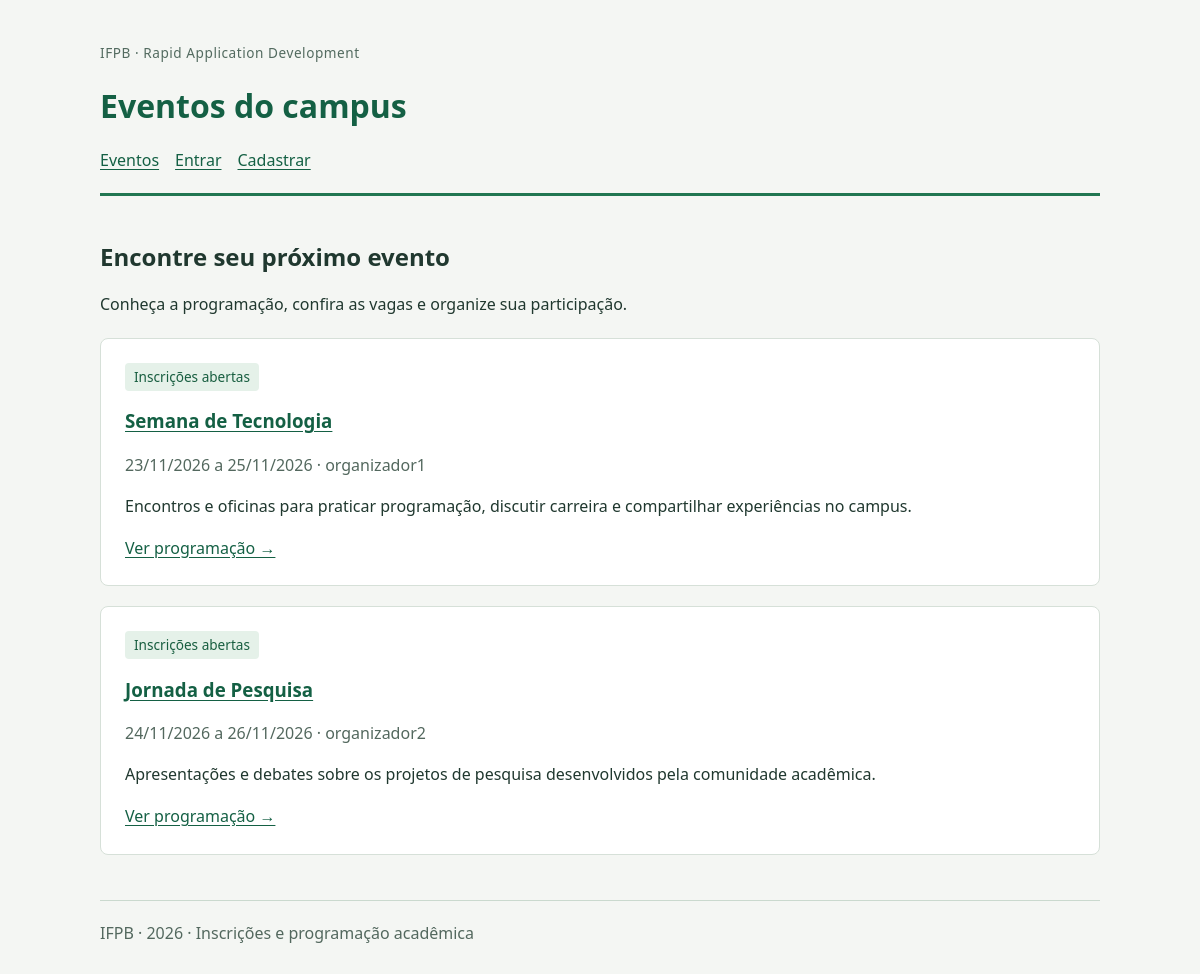
The page / on the database its author committed.
### programacao/models.py (models this page shows, shortened)
class Evento(models.Model):
    nome = models.CharField('nome', max_length=150)
    descricao = models.TextField('descrição')
    data_inicio = models.DateField('data de início')
    data_fim = models.DateField('data de fim')
    inscricoes_abertas = models.BooleanField('inscrições abertas', default=True)
    organizador = models.ForeignKey(settings.AUTH_USER_MODEL, on_delete=models.PROTECT, related_name='eventos_organizados')
    class Meta:
        ordering = ['data_inicio', 'nome']
        constraints = [models.CheckConstraint(condition=models.Q(data_fim__gte=models.F('data_inicio')), name='evento_periodo_valido')]

### programacao/views.py (the view)
# urls.py: path('', views.lista, name='lista'),
def lista(request):
    return render(request, 'programacao/lista.html', {'eventos': Evento.objects.select_related('organizador')})

### programacao/templates/programacao/lista.html
{% extends 'base.html' %}
{% block conteudo %}
<h2>{% if meus_eventos %}Meus eventos{% else %}Encontre seu próximo evento{% endif %}</h2>
<p>Conheça a programação, confira as vagas e organize sua participação.</p>
{% for evento in eventos %}
<article class="card">
  <span class="etiqueta">{% if evento.inscricoes_abertas %}Inscrições abertas{% else %}Inscrições fechadas{% endif %}</span>
  <h3><a href="{% url 'programacao:detalhe' evento.pk %}">{{ evento.nome }}</a></h3>
  <p class="meta">{{ evento.data_inicio|date:'d/m/Y' }} a {{ evento.data_fim|date:'d/m/Y' }} · {{ evento.organizador.username }}</p>
  <p>{{ evento.descricao|truncatewords:35 }}</p>
  <a href="{% url 'programacao:detalhe' evento.pk %}">Ver programação →</a>
</article>
{% empty %}<p>Nenhum evento cadastrado.</p>{% endfor %}
{% endblock %}

### programacao/static/programacao/estilo.css (style rules this page uses)
:root { color-scheme: light; font-family: system-ui, sans-serif; color: #20382f; background: #f4f6f3; }
body { max-width: 1000px; margin: auto; padding: 28px; line-height: 1.6; }
a { color: #146044; text-underline-offset: 3px; }
h1,h2,h3 { line-height: 1.3; }
.card { background: white; border: 1px solid #d6e0d8; border-radius: 8px; padding: 24px; margin: 20px 0; }
.etiqueta { display: inline-block; color: #185e40; background: #e5f1e9; border-radius: 4px; padding: 3px 9px; font-size: .85rem; }
.meta,footer,small { color: #53685e; }

### rows shown on the page
Evento: inscricoes_abertas "Inscrições abertas", nome "Semana de Tecnologia", data_inicio "23/11/2026", data_fim "25/11/2026", organizador.username "organizador1", descricao "Encontros e oficinas para praticar programação, discutir carreira e compartilhar experiências no campus."
Evento: inscricoes_abertas "Inscrições abertas", nome "Jornada de Pesquisa", data_inicio "24/11/2026", data_fim "26/11/2026", organizador.username "organizador2", descricao "Apresentações e debates sobre os projetos de pesquisa desenvolvidos pela comunidade acadêmica."
